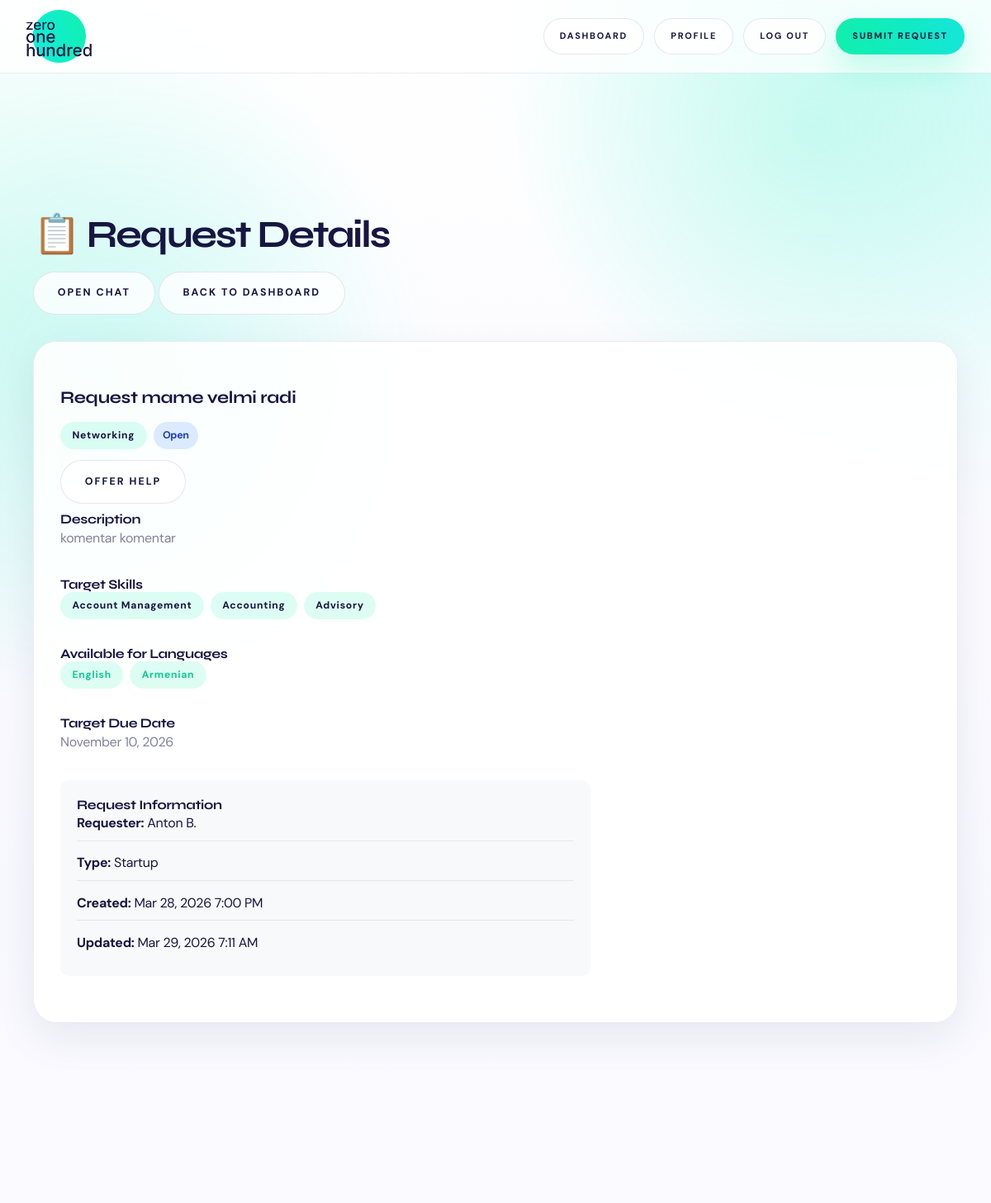
The app's page /request/30/ (signed in, upper part), older data.
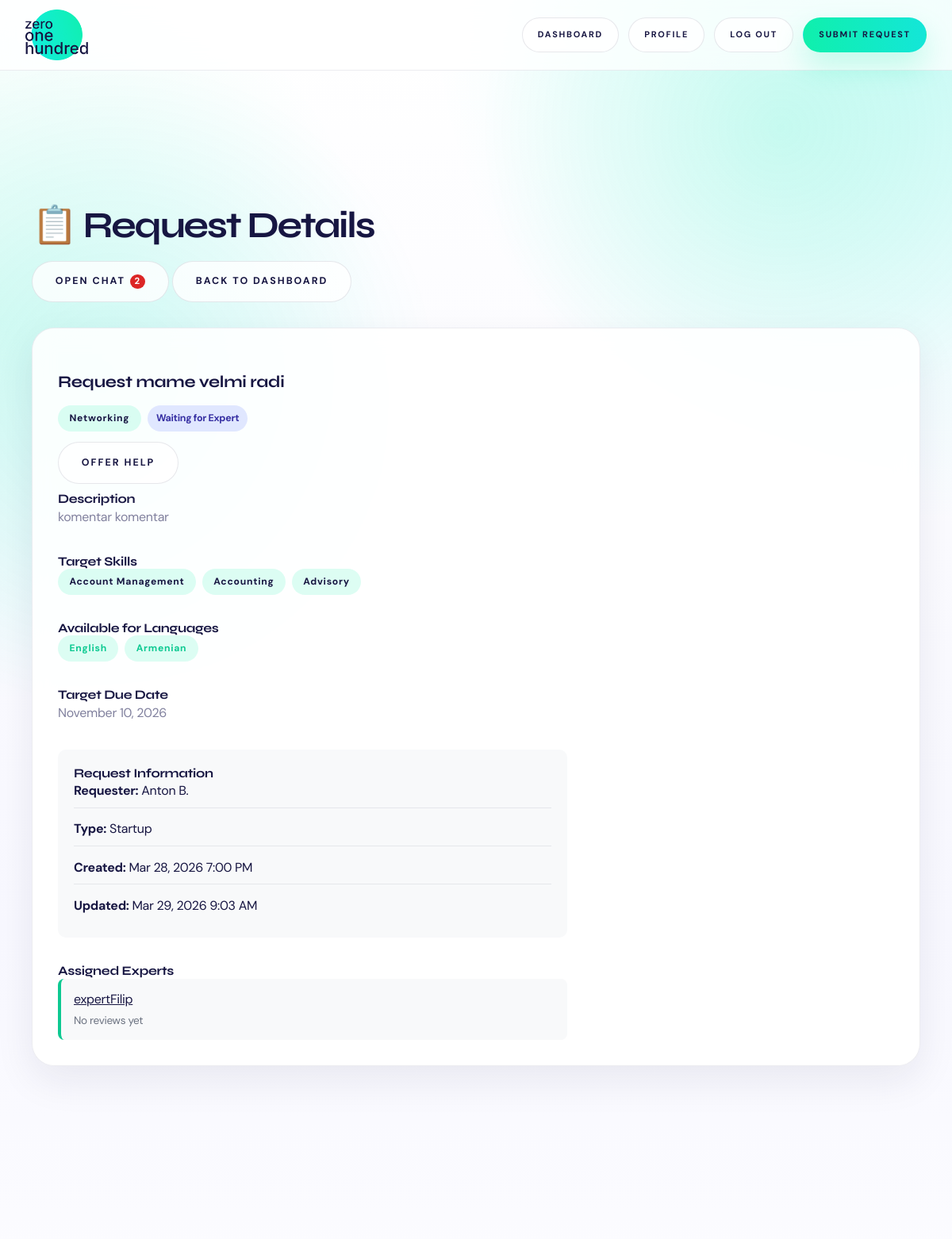
The same page, newer data.
### server/models.py (models this page shows, shortened)
class Request(models.Model):
    STATUS_CHOICES = [
        ('open', 'Open'),
        ('in_review', 'In Review'),
        ('waiting_expert', 'Waiting for Expert'),
        ('in_progress', 'In Progress'),
        ('resolved', 'Resolved'),
        ('rejected', 'Rejected'),
    ]
    PRIORITY_CHOICES = [
        ('low', 'Low'),
        ('medium', 'Medium'),
        ('high', 'High'),
        ('critical', 'Critical'),
    ]
    REQUESTER_TYPE_CHOICES = [
        ('corporate', 'Corporate'),
        ('startup', 'Startup'),
        ('investor', 'Investor'),
        ('service_provider', 'Service Provider'),
        ('community_member', 'Community Member'),
    ]
    EXPERIENCE_LEVEL_CHOICES = [
        ('junior', 'Junior'),
        ('mid', 'Mid'),
        ('senior', 'Senior'),
        ('lead', 'Lead'),
    ]
    title = models.CharField(max_length=200)
    description = models.TextField()
    is_corporate = models.BooleanField(default=False)
    company_name = models.CharField(max_length=255, blank=True)
    company_email = models.EmailField(blank=True)
    due_date = models.DateField(null=True, blank=True)
    target_skills = models.ManyToManyField(Skill, blank=True, related_name='target_requests')
    required_languages = models.ManyToManyField(Language, blank=True, related_name='required_by_requests')
    target_experience = models.CharField(max_length=20, choices=EXPERIENCE_LEVEL_CHOICES, blank=True)
    requester_name = models.CharField(max_length=200)
    requester_email = models.EmailField()
    requester_phone = models.CharField(max_length=20, blank=True)
    requester_type = models.CharField(
        max_length=20,
        choices=REQUESTER_TYPE_CHOICES,
        default='community_member'
    )
    category = models.ForeignKey(Category, on_delete=models.SET_NULL, null=True)
    priority = models.CharField(
        max_length=20,
        choices=PRIORITY_CHOICES,
        default='medium'
    )
    status = models.CharField(
        max_length=20,
        choices=STATUS_CHOICES,
        default='open'
    )
    value_score = models.IntegerField(
        default=5,
        help_text='Impact score (1-10)'
    )
    reviewed_by = models.ForeignKey(
        User,
        on_delete=models.SET_NULL,
        null=True,
        blank=True,
        related_name='reviewed_requests'
    )
    review_notes = models.TextField(blank=True)
    submitted_by = models.ForeignKey(
        User,
        on_delete=models.SET_NULL,
        null=True,
        blank=True,
        related_name='submitted_requests'
    )
    assigned_experts = models.ManyToManyField(
        Expert,
        blank=True,
        related_name='assigned_requests'
    )
    offered_experts = models.ManyToManyField(
        Expert,
        blank=True,
        related_name='offered_requests',
        help_text='Experts who offered to help but are not assigned yet'
    )
    created_at = models.DateTimeField(auto_now_add=True)
    updated_at = models.DateTimeField(auto_now=True)
    is_resolved_by_creator = models.BooleanField(
        default=False,
        help_text='Whether the request creator has marked this as resolved/done'
    )
    creator_resolved_at = models.DateTimeField(
        null=True,
        blank=True,
        help_text='Timestamp when creator marked the request as done'
    )
    completed_by_expert = models.ForeignKey(
        Expert,
        on_delete=models.SET_NULL,
        null=True,
        blank=True,
        related_name='completed_requests',
        help_text='Expert selected by creator as the one who completed this request'
    )
    resolved_at = models.DateTimeField(null=True, blank=True)
    resolution_notes = models.TextField(blank=True)
    class Meta:
        ordering = ['-created_at']
    def get_category_display(self):
        if not self.category:
            return 'Uncategorized'
        return self.category.get_name_display()

class Category(models.Model):
    CATEGORY_CHOICES = [
        ('hiring', 'Hiring'),
        ('investment', 'Investment'),
        ('consulting', 'Consulting'),
        ('marketing', 'Marketing'),
        ('speaking', 'Speaking'),
        ('networking', 'Networking'),
        ('sales', 'Sales'),
        ('other', 'Other'),
    ]
    name = models.CharField(max_length=50, choices=CATEGORY_CHOICES, unique=True)
    description = models.TextField()
    icon = models.CharField(max_length=10, default='❓')
    class Meta:
        verbose_name_plural = "Categories"

class Skill(models.Model):
    name = models.CharField(max_length=100, unique=True)
    class Meta:
        verbose_name = 'Skill'
        verbose_name_plural = 'Skills'

class Language(models.Model):
    name = models.CharField(max_length=80, unique=True)
    class Meta:
        verbose_name = 'Language'
        verbose_name_plural = 'Languages'

class Expert(models.Model):
    AVAILABILITY_CHOICES = [
        ('high', 'High (daily)'),
        ('medium', 'Medium (weekly)'),
        ('low', 'Low (occasional)'),
    ]
    user = models.OneToOneField(User, on_delete=models.CASCADE)
    bio = models.TextField(blank=True)
    skills = models.ManyToManyField(Skill, blank=True, related_name='experts')
    languages = models.ManyToManyField(Language, blank=True, related_name='experts')
    work_experience = models.TextField(blank=True, help_text='Work experience highlights')
    rating = models.FloatField(default=0.0, help_text='Average user rating (0-5)')
    rating_count = models.IntegerField(default=0, help_text='Number of ratings')
    availability = models.CharField(
        max_length=20,
        choices=AVAILABILITY_CHOICES,
        default='medium'
    )
    is_busy = models.BooleanField(default=False, help_text='Whether expert is currently assigned to an active request')
    karma_points = models.IntegerField(default=0, help_text='Karma points earned for completed help')
    help_provided = models.IntegerField(default=0, help_text='Number of help contributions')
    profile_image = models.ImageField(upload_to='experts/', blank=True)
    created_at = models.DateTimeField(auto_now_add=True)

### server/views.py (the view, shortened to what this page needs)
# urls.py: path('request/<int:request_id>/', views.request_detail, name='request_detail'),
@login_required
def request_detail(request, request_id):
    req = get_object_or_404(Request, id=request_id)
    admin_view = request.user.is_authenticated and is_admin_user(request.user)
    can_offer_help = False
    has_offered_help = False
    is_assigned_here = False
    if not admin_view:
        try:
            expert = request.user.expert
            can_offer_help = req.status in ACTIVE_REQUEST_STATUSES
            has_offered_help = req.offered_experts.filter(id=expert.id).exists()
            is_assigned_here = req.assigned_experts.filter(id=expert.id).exists()
        except Expert.DoesNotExist:
            pass
    recommended_experts = compute_expert_recommendations(req, limit=20)
    already_assigned_ids = set(req.assigned_experts.values_list('id', flat=True))
    busy_elsewhere_ids = set(
        Expert.objects.filter(
            assigned_requests__status__in=ACTIVE_REQUEST_STATUSES
        ).exclude(
            assigned_requests=req
        ).values_list('id', flat=True)
    )
    for rec in recommended_experts:
        rec['is_assigned_here'] = rec['expert'].id in already_assigned_ids
        rec['is_busy'] = rec['expert'].id in busy_elsewhere_ids
    can_access_request_chat = admin_view or is_request_chat_participant(request.user, req)
    request_chat_unread_count = 0
    if can_access_request_chat:
        request_chat_unread_count = get_request_chat_unread_counts(request.user, [req.id]).get(req.id, 0)
    return render(request, 'request_detail.html', {
        'request': req,
        'recommended_experts': recommended_experts,
        'can_offer_help': can_offer_help,
        'has_offered_help': has_offered_help,
        'is_assigned_here': is_assigned_here,
        'is_admin': admin_view,
        'is_tier1': is_tier1(request.user),
        'can_access_request_chat': can_access_request_chat,
        'request_chat_unread_count': request_chat_unread_count,
    })

### server/templates/request_detail.html (shortened to what this page needs)
{% extends "base.html" %}
{% block content %}
<div class="container">
    <section class="section">
        <div class="d-flex justify-between align-center mb-4">
            <h1>📋 Request Details</h1>
            <div class="d-flex align-center" style="gap: 0.5rem;">
                {% if can_access_request_chat %}
                <a href="{% url 'request_chat' request.id %}" class="btn btn-outline nav-chat-btn">
                    Open chat
                    {% if request_chat_unread_count > 0 %}
                    <span class="chat-unread-badge">{{ request_chat_unread_count }}</span>
                    {% endif %}
                </a>
                {% endif %}
                <a href="{% url 'dashboard' %}" class="btn btn-outline">Back to Dashboard</a>
            </div>
        </div>
        <div class="card">
            <div class="card-body">
                <div class="detail-two-col">
                    <div class="detail-left">
                        <div class="request-header-top">
                            <div>
                                <h3 class="mb-1">{{ request.title }}</h3>
                                <div class="request-meta">
                                    <span class="badge badge-primary">{{ request.get_category_display }}</span>
                                    <span class="status-badge status-{{ request.status }}">
                                        {{ request.get_status_display }}
                                    </span>
                                </div>
                                <div class="request-header-cta">
                                    {% if is_assigned_here %}
                                    <span class="badge badge-success">✓ Assigned to this request</span>
                                    {% elif can_offer_help and not has_offered_help %}
                                    <form method="post" class="inline offer-help-form">
                                        <button type="submit" class="btn btn-outline" name="offer_help" value="1">Offer help</button>
                                    </form>
                                    {% elif has_offered_help %}
                                    <span class="badge badge-warning">Offer sent to admin</span>
                                    {% endif %}
                                </div>
                            </div>
                        </div>
                        <h4>Description</h4>
                        <p class="mb-4 request-description-text">{{ request.description }}</p>
                        {% if request.target_skills.all %}
                        <h4>Target Skills</h4>
                        <div class="skill-tags mb-4">
                            {% for skill in request.target_skills.all %}
                                <span class="badge badge-primary">{{ skill.name }}</span>
                            {% endfor %}
                        </div>
                        {% endif %}
                        {% if request.required_languages.all %}
                        <h4>Available for Languages</h4>
                        <div class="skill-tags mb-4">
                            {% for language in request.required_languages.all %}
                                <span class="badge badge-success">{{ language.name }}</span>
                            {% endfor %}
                        </div>
                        {% endif %}
                        {% if request.due_date %}
                        <h4>Target Due Date</h4>
                        <p class="mb-4">{{ request.due_date|date:"F j, Y" }}</p>
                        {% endif %}
                        <div class="request-sidebar">
                            <h4>Request Information</h4>
                            <div class="info-item">
                                <strong>Requester:</strong> {{ request.requester_name }}
                            </div>
                            <div class="info-item">
                                <strong>Type:</strong> {{ request.get_requester_type_display }}
                            </div>
                            <div class="info-item">
                                <strong>Created:</strong> {{ request.created_at|date:"M j, Y g:i A" }}
                            </div>
                            {% if request.updated_at != request.created_at %}
                            <div class="info-item">
                                <strong>Updated:</strong> {{ request.updated_at|date:"M j, Y g:i A" }}
                            </div>
                            {% endif %}
                        </div>
                        {% if request.assigned_experts.all %}
                        <div class="mt-4">
                            <h4>Assigned Experts</h4>
                            <div class="assigned-experts">
                                {% for expert in request.assigned_experts.all %}
                                <div class="expert-item d-flex justify-between align-center">
                                    <div>
                                        <div class="expert-name">
                                            <a href="{% url 'user_profile' expert.id %}">{{ expert.user.get_full_name|default:expert.user.username }}</a>
                                        </div>
                                        <div class="expert-rating">
                                            {% if expert.rating_count > 0 %}
                                                ⭐ {{ expert.average_rating }} ({{ expert.rating_count }} reviews)
                                            {% else %}
                                                No reviews yet
                                            {% endif %}
                                        </div>
                                    </div>
                                </div>
                                {% endfor %}
                            </div>
                        </div>
                        {% endif %}
                    </div>
                </div>
            </div>
        </div>
    </section>
</div>
{% endblock %}

### server/templates/base.html (shortened to what this page needs)
{% load static %}
<!DOCTYPE html>
<html lang="sk">
<head>
</head>
<body>
    <header>
        <nav class="navbar">
            <a href="{% url 'index' %}" class="logo">
                <img src="{% static 'image.png' %}" alt="zero one hundred" class="logo-img">
            </a>
            <div class="nav-buttons">
                {% if user.is_authenticated %}
                    <a href="{% url 'dashboard' %}" class="btn btn-sm btn-outline">Dashboard</a>
                    {% if not user.is_staff and not user.is_superuser %}
                    <a href="{% url 'edit_profile' %}" class="btn btn-sm btn-outline">Profile</a>
                    {% endif %}
                    <a href="{% url 'logout' %}" class="btn btn-sm btn-outline">Log out</a>
                    <a href="{% url 'submit_request' %}" class="btn btn-sm">Submit Request</a>
                {% else %}
                    <a href="{% url 'login' %}" class="btn btn-sm btn-outline">Log in</a>
                    <a href="{% url 'register' %}" class="btn btn-sm btn-outline">Register</a>
                    <a href="{% url 'login' %}" class="btn btn-sm">Submit Request</a>
                {% endif %}
            </div>
        </nav>
    </header>
    <main>
        {% block content %}{% endblock %}
    </main>
</body>
</html>

Row changes from the older to the newer data that the page shows:
changed Request "Request mame velmi radi": status "Open" → "Waiting for Expert"; updated_at "Mar 29, 2026 7:11 AM" → "Mar 29, 2026 9:03 AM"
now on this page (row edited): Expert: user.get_full_name "expertFilip", rating_count "No reviews yet"
Text that changed along with them:
{{ request_chat_unread_count }}: (not shown) → "2"
text now shown: "Assigned Experts"
